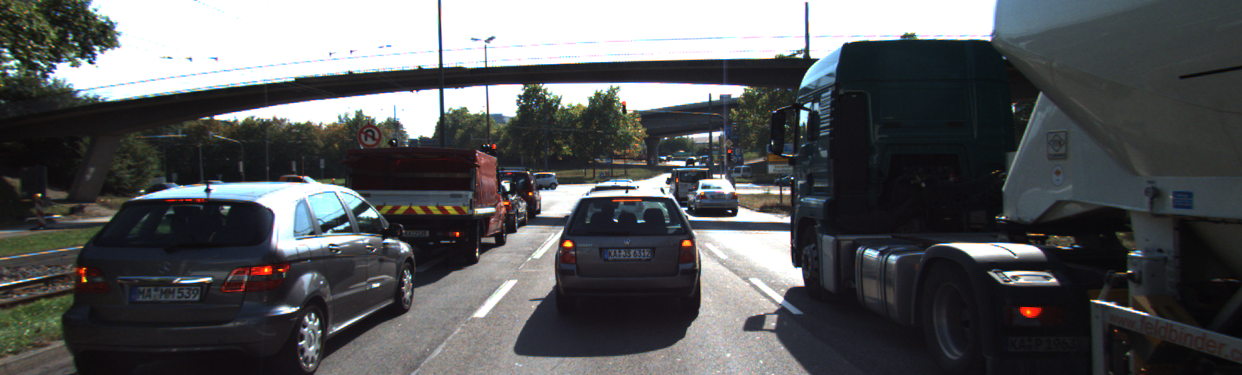
//> input picture cornerness_harris/images/img1.png, 1242 x 375 px
$ ./cornerness_harris   (built with g++ and OpenCV 4)
//> lines starting //> are read from the running program, lines starting //| are printed output that depends on the picture
#include <iostream>
#include <numeric>
#include <opencv2/core.hpp>
#include <opencv2/highgui.hpp>
#include <opencv2/imgproc.hpp>
#include <opencv2/features2d.hpp>

using namespace std;

void cornernessHarris()
{
    // load image from file
    cv::Mat img;
    img = cv::imread("../images/img1.png");
//> img is the input picture: 375 rows x 1242 cols, CV_8UC3; mean B, G, R 90.7, 89.1, 87.5
    cv::cvtColor(img, img, cv::COLOR_BGR2GRAY); // convert to grayscale
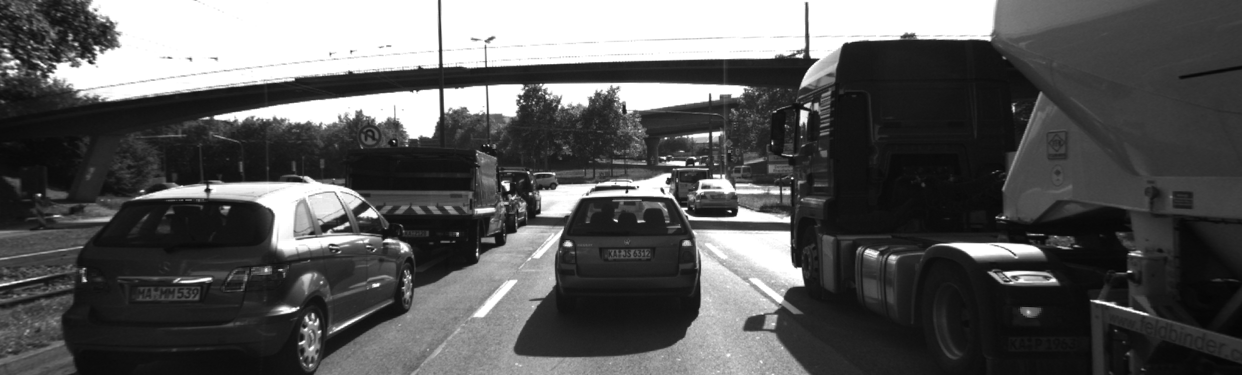
//> img: 375 rows x 1242 cols, CV_8UC1; min 5, max 255, mean 88.8

    // Detector parameters
    int blockSize = 2;     // for every pixel, a blockSize × blockSize neighborhood is considered
    int apertureSize = 3;  // aperture parameter for Sobel operator (must be odd)
    int minResponse = 100; // minimum value for a corner in the 8bit scaled response matrix
    double k = 0.04;       // Harris parameter (see equation for details)

    // Detect Harris corners and normalize output
    cv::Mat dst, dst_norm, dst_norm_scaled;
    dst = cv::Mat::zeros(img.size(), CV_32FC1);
    cv::cornerHarris(img, dst, blockSize, apertureSize, k, cv::BORDER_DEFAULT);
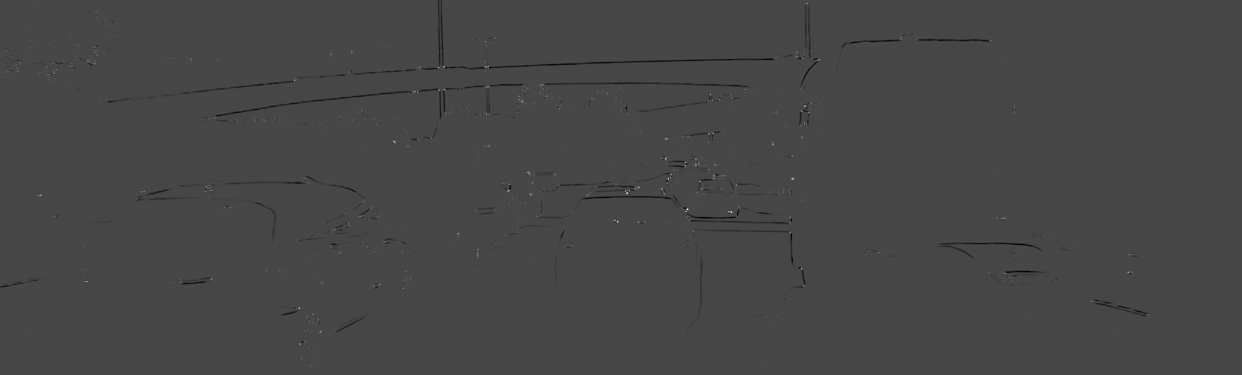
//> dst: 375 rows x 1242 cols, CV_32FC1; min -0.0139, max 0.0355, mean -7.12e-05; drawn with min black and max white
    cv::normalize(dst, dst_norm, 0, 255, cv::NORM_MINMAX, CV_32FC1, cv::Mat());
    cv::convertScaleAbs(dst_norm, dst_norm_scaled);
    int thresh  = 100;
    for( int i = 0; i < dst_norm.rows ; i++ )
        {
            for( int j = 0; j < dst_norm.cols; j++ )
            {
                if( (int) dst_norm.at<float>(i,j) > thresh )
                {
                    circle( dst_norm_scaled, cv::Point(j,i), 5,  cv::Scalar(0), 2, 8, 0 );
                }
            }
        }
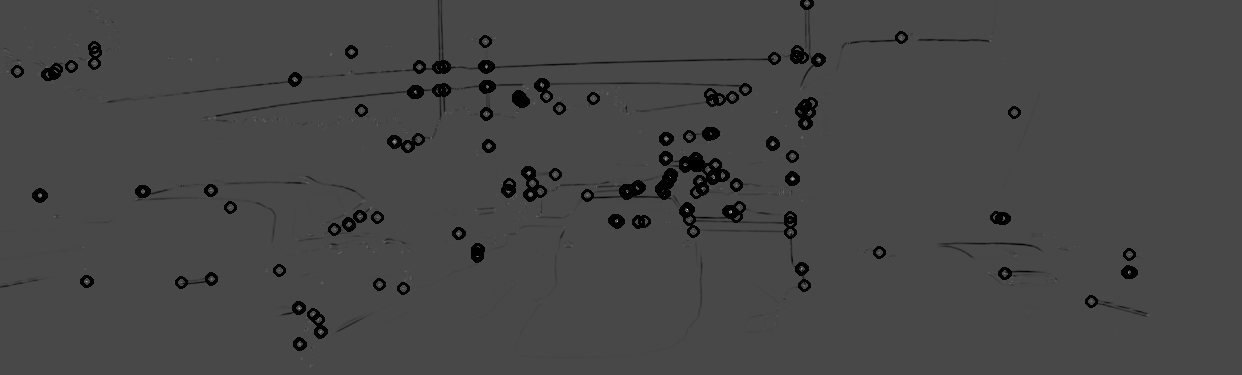
//> dst_norm_scaled: 375 rows x 1242 cols, CV_8UC1; min 0, max 255, mean 69.6


    // visualize results
    string windowName = "Harris Corner Detector Response Matrix";
    cv::namedWindow(windowName, 4);
    cv::imshow(windowName, dst_norm_scaled);
    cv::waitKey(0);


    // TODO: Your task is to locate local maxima in the Harris response matrix
    // and perform a non-maximum suppression (NMS) in a local neighborhood around
    // each maximum. The resulting coordinates shall be stored in a list of keypoints
    // of the type `vector<cv::KeyPoint>`.

}

int main()
{
    cornernessHarris();
}

$ run again, with cornerness_harris/images/img0006.png copied over cornerness_harris/images/img1.png
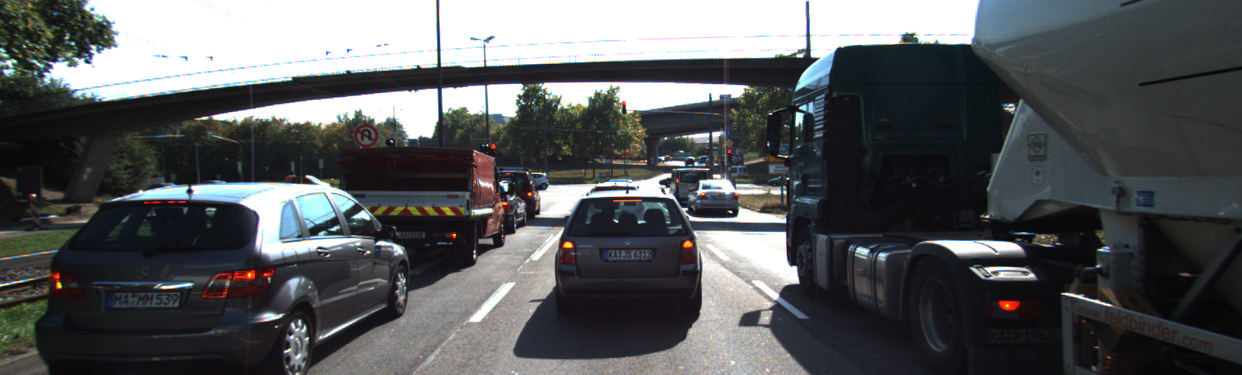
//> input picture cornerness_harris/images/img0006.png, 1242 x 375 px
//> in cornernessHarris, img is the input picture: 375 rows x 1242 cols, CV_8UC3; mean B, G, R 91.1, 89.2, 87.2
//> img: 375 rows x 1242 cols, CV_8UC1
//> in cornernessHarris, `cv::cornerHarris(img, dst, blockSize, apertureSize, k, cv::BORDER_DEFA..`:
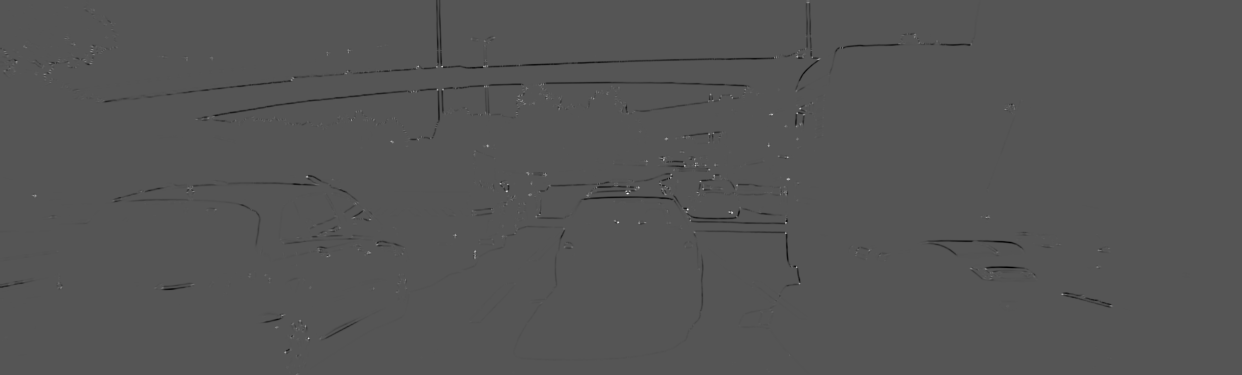
//> dst: 375 rows x 1242 cols, CV_32FC1; min -0.0145, max 0.0289, mean -7e-05; drawn with min black and max white
//> after the loop in cornernessHarris, `for( int i = 0; i < dst_norm.rows ; i++ )`:
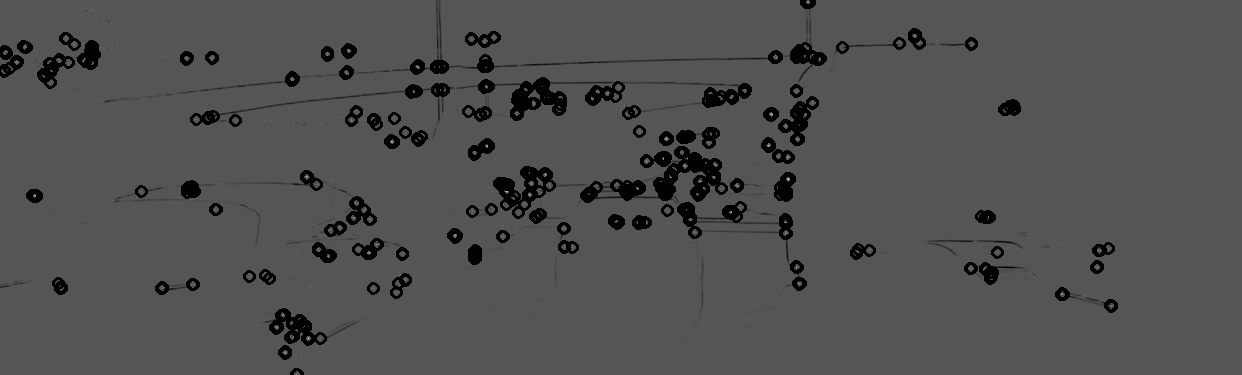
//> dst_norm_scaled: 375 rows x 1242 cols, CV_8UC1; min 0, max 217, mean 79.8
